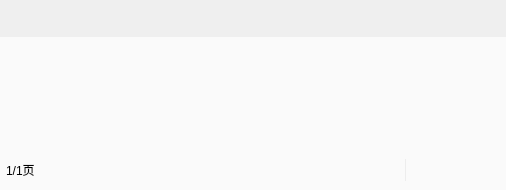
<?xml version="1.0" encoding="UTF-8"?>
<ui version="4.0">
 <class>PaymentDetailWidget</class>
 <widget class="QWidget" name="PaymentDetailWidget">
  <property name="geometry">
   <rect>
    <x>0</x>
    <y>0</y>
    <width>506</width>
    <height>190</height>
   </rect>
  </property>
  <property name="minimumSize">
   <size>
    <width>506</width>
    <height>190</height>
   </size>
  </property>
  <property name="windowTitle">
   <string>Form</string>
  </property>
  <layout class="QVBoxLayout" name="verticalLayout">
   <property name="spacing">
    <number>0</number>
   </property>
   <property name="leftMargin">
    <number>0</number>
   </property>
   <property name="topMargin">
    <number>0</number>
   </property>
   <property name="rightMargin">
    <number>0</number>
   </property>
   <property name="bottomMargin">
    <number>0</number>
   </property>
   <item>
    <widget class="PaymentDetailTitle" name="titleWidget" native="true">
     <property name="minimumSize">
      <size>
       <width>0</width>
       <height>37</height>
      </size>
     </property>
     <property name="maximumSize">
      <size>
       <width>16777215</width>
       <height>16777215</height>
      </size>
     </property>
    </widget>
   </item>
   <item>
    <widget class="PaymentDetailView" name="PayDetailsView">
     <property name="focusPolicy">
      <enum>Qt::NoFocus</enum>
     </property>
     <property name="styleSheet">
      <string notr="true">border:none;
background-color: rgb(250, 250, 250);</string>
     </property>
     <property name="verticalScrollBarPolicy">
      <enum>Qt::ScrollBarAlwaysOff</enum>
     </property>
     <property name="horizontalScrollBarPolicy">
      <enum>Qt::ScrollBarAlwaysOff</enum>
     </property>
    </widget>
   </item>
   <item>
    <widget class="QWidget" name="widget" native="true">
     <property name="minimumSize">
      <size>
       <width>0</width>
       <height>40</height>
      </size>
     </property>
     <property name="maximumSize">
      <size>
       <width>16777215</width>
       <height>40</height>
      </size>
     </property>
     <property name="styleSheet">
      <string notr="true">background-color: rgb(250, 250, 250);</string>
     </property>
     <layout class="QHBoxLayout" name="horizontalLayout">
      <property name="spacing">
       <number>0</number>
      </property>
      <property name="leftMargin">
       <number>0</number>
      </property>
      <property name="topMargin">
       <number>0</number>
      </property>
      <property name="rightMargin">
       <number>0</number>
      </property>
      <property name="bottomMargin">
       <number>0</number>
      </property>
      <item>
       <widget class="QLabel" name="pageLabel">
        <property name="maximumSize">
         <size>
          <width>300</width>
          <height>16777215</height>
         </size>
        </property>
        <property name="text">
         <string>1/1页</string>
        </property>
       </widget>
      </item>
      <item>
       <widget class="QPushButton" name="upPageButton">
        <property name="minimumSize">
         <size>
          <width>26</width>
          <height>18</height>
         </size>
        </property>
        <property name="maximumSize">
         <size>
          <width>87</width>
          <height>37</height>
         </size>
        </property>
        <property name="focusPolicy">
         <enum>Qt::NoFocus</enum>
        </property>
        <property name="contextMenuPolicy">
         <enum>Qt::DefaultContextMenu</enum>
        </property>
        <property name="styleSheet">
         <string notr="true">QPushButton
{
	border:none;
	border-image: url(:/saleImage/btn-up-nomal.png);
}

QPushButton:pressed
{
	border-image: url(:/saleImage/btn-up-pess.png);
}

QPushButton:disabled
{
	border-image: url(:/saleImage/btn-up-disable.png);
}</string>
        </property>
        <property name="text">
         <string/>
        </property>
       </widget>
      </item>
      <item>
       <widget class="QFrame" name="frame">
        <property name="minimumSize">
         <size>
          <width>1</width>
          <height>22</height>
         </size>
        </property>
        <property name="maximumSize">
         <size>
          <width>1</width>
          <height>22</height>
         </size>
        </property>
        <property name="styleSheet">
         <string notr="true">QFrame#frame {
	border:1px solid  rgb(237, 237, 237);
}</string>
        </property>
        <property name="frameShape">
         <enum>QFrame::VLine</enum>
        </property>
        <property name="frameShadow">
         <enum>QFrame::Raised</enum>
        </property>
       </widget>
      </item>
      <item>
       <widget class="QPushButton" name="downPageButton">
        <property name="minimumSize">
         <size>
          <width>26</width>
          <height>18</height>
         </size>
        </property>
        <property name="maximumSize">
         <size>
          <width>87</width>
          <height>37</height>
         </size>
        </property>
        <property name="focusPolicy">
         <enum>Qt::NoFocus</enum>
        </property>
        <property name="contextMenuPolicy">
         <enum>Qt::NoContextMenu</enum>
        </property>
        <property name="styleSheet">
         <string notr="true">QPushButton
{
	border:none;
	border-image: url(:/saleImage/btn-down-nomal.png);
}

QPushButton:pressed
{
	border-image: url(:/saleImage/btn-down-pess.png);
}

QPushButton:disabled
{
	border-image: url(:/saleImage/btn-down-disabled.png);
}</string>
        </property>
        <property name="text">
         <string/>
        </property>
       </widget>
      </item>
     </layout>
    </widget>
   </item>
  </layout>
 </widget>
 <customwidgets>
  <customwidget>
   <class>PaymentDetailTitle</class>
   <extends>QWidget</extends>
   <header>PaymentDetailTitle.h</header>
   <container>1</container>
  </customwidget>
  <customwidget>
   <class>PaymentDetailView</class>
   <extends>QListView</extends>
   <header>PaymentDetailView.h</header>
  </customwidget>
 </customwidgets>
 <resources/>
 <connections/>
</ui>
